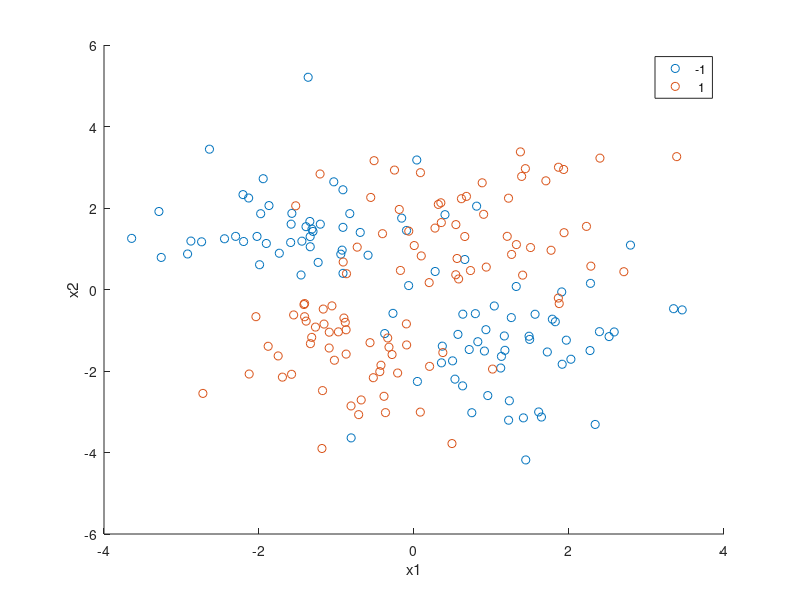

The MATLAB source for this figure: (Note: this script raises an error after producing the figure.)
load('twodimclassdata.mat')
figure
gscatter(X(:,1),X(:,2),y)
xlabel('x1')
ylabel('x2')
n = size(X,1);
rng('default')
XwithBadFeatures = [X,randn(n,100)*sqrt(20)];
XwithBadFeatures = (XwithBadFeatures-min(XwithBadFeatures,[],1))./range(XwithBadFeatures,1);
X = XwithBadFeatures;
ncaMdl = fscnca(X,y,'FitMethod','exact','Verbose',1, ...
    'Solver','lbfgs');
figure
semilogx(ncaMdl.FeatureWeights,'ro')
xlabel('Feature index')
ylabel('Feature weight')   
grid on
cvp           = cvpartition(y,'kfold',5);
numtestsets   = cvp.NumTestSets;
lambdavalues  = linspace(0,2,20)/length(y); 
lossvalues    = zeros(length(lambdavalues),numtestsets);
for i = 1:length(lambdavalues)                
    for k = 1:numtestsets
        
        % Extract the training set from the partition object
        Xtrain = X(cvp.training(k),:);
        ytrain = y(cvp.training(k),:);
        
        % Extract the test set from the partition object
        Xtest = X(cvp.test(k),:);
        ytest = y(cvp.test(k),:);
        
        % Train an nca model for classification using the training set
        ncaMdl = fscnca(Xtrain,ytrain,'FitMethod','exact', ...
            'Solver','lbfgs','Lambda',lambdavalues(i));
        
        % Compute the classification loss for the test set using the nca
        % model
        lossvalues(i,k) = loss(ncaMdl,Xtest,ytest, ...
            'LossFunction','quadratic');   
   
    end                          
end
figure
plot(lambdavalues,mean(lossvalues,2),'ro-')
xlabel('Lambda values')
ylabel('Loss values')
grid on
[~,idx] = min(mean(lossvalues,2)); % Find the index
bestlambda = lambdavalues(idx) % Find the best lambda value
ncaMdl = fscnca(X,y,'FitMethod','exact','Verbose',1, ...
     'Solver','lbfgs','Lambda',bestlambda);
 figure
semilogx(ncaMdl.FeatureWeights,'ro')
xlabel('Feature index')
ylabel('Feature weight')    
grid on